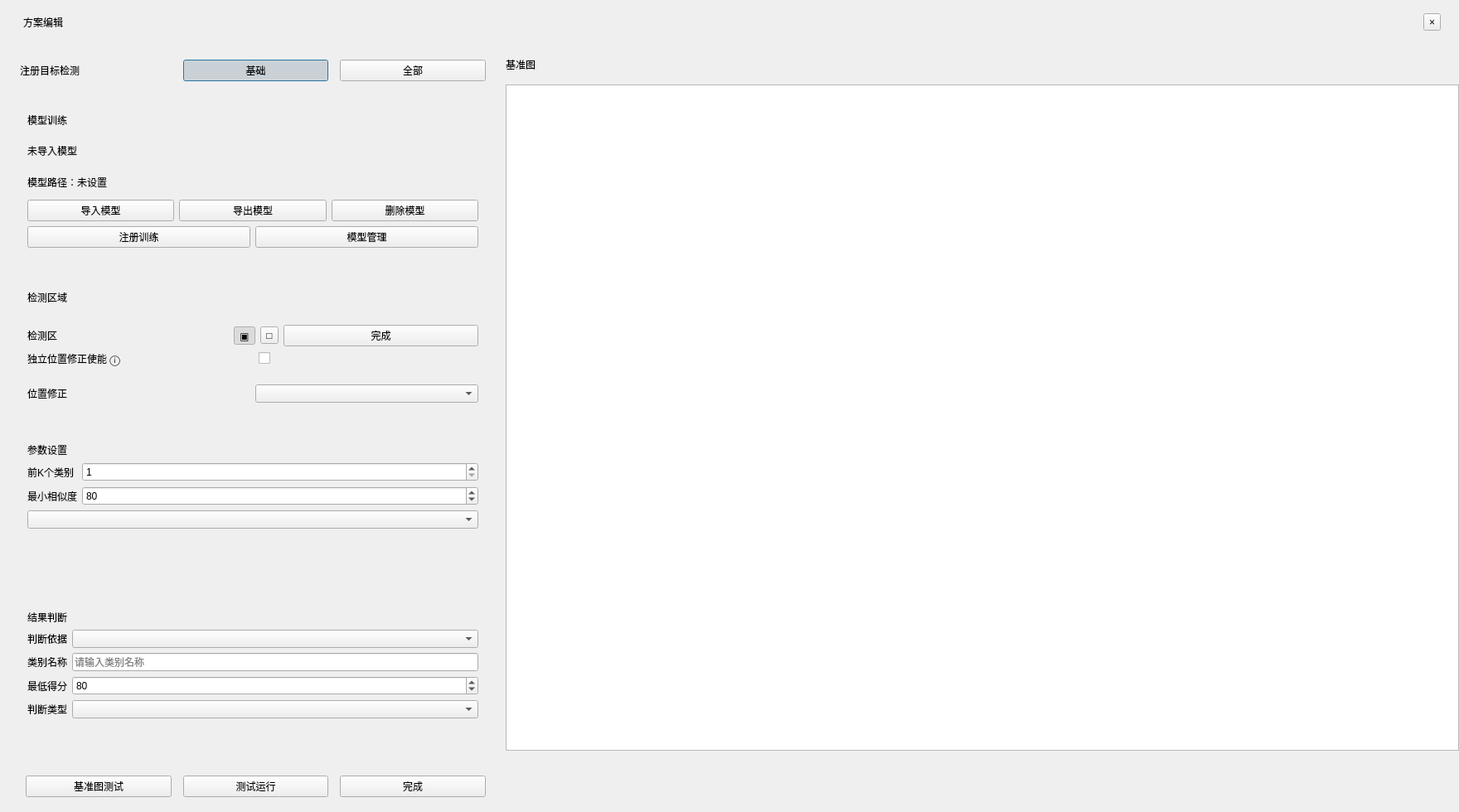
<?xml version="1.0" encoding="UTF-8"?>
<ui version="4.0">
 <class>RegisteredClassificationDetectionDialog</class>
 <widget class="QDialog" name="RegisteredClassificationDetectionDialog">
  <property name="geometry"><rect><x>0</x><y>0</y><width>1760</width><height>980</height></rect></property><property name="windowTitle"><string>方案编辑 - 注册目标检测</string></property>
  <layout class="QVBoxLayout" name="rootLayout"><property name="spacing"><number>0</number></property><property name="leftMargin"><number>0</number></property><property name="topMargin"><number>0</number></property><property name="rightMargin"><number>0</number></property><property name="bottomMargin"><number>0</number></property>
   <item><widget class="QFrame" name="setupTopBar"><property name="minimumSize"><size><width>0</width><height>54</height></size></property><property name="maximumSize"><size><width>16777215</width><height>54</height></size></property><layout class="QHBoxLayout" name="headerLayout"><property name="leftMargin"><number>28</number></property><property name="rightMargin"><number>22</number></property><item><widget class="QLabel" name="setupWindowTitleLabel"><property name="text"><string>方案编辑</string></property></widget></item><item><spacer name="headerSpacer"><property name="orientation"><enum>Qt::Horizontal</enum></property></spacer></item><item><widget class="QToolButton" name="registeredClassificationDetectionCloseButton"><property name="text"><string>×</string></property><property name="actionRole" stdset="0"><string>windowClose</string></property></widget></item></layout></widget></item>
   <item><layout class="QHBoxLayout" name="contentLayout"><property name="spacing"><number>0</number></property>
    <item><widget class="QFrame" name="setupEditorPanel"><property name="minimumSize"><size><width>610</width><height>0</height></size></property><property name="maximumSize"><size><width>610</width><height>16777215</height></size></property><layout class="QVBoxLayout" name="leftLayout"><property name="leftMargin"><number>24</number></property><property name="topMargin"><number>18</number></property><property name="rightMargin"><number>24</number></property><property name="bottomMargin"><number>18</number></property><property name="spacing"><number>14</number></property>
     <item><layout class="QHBoxLayout" name="titleLayout"><item><widget class="QLabel" name="editorTitleLabel"><property name="text"><string>注册目标检测</string></property></widget></item><item><spacer name="titleSpacer"><property name="orientation"><enum>Qt::Horizontal</enum></property></spacer></item><item><widget class="QPushButton" name="basicSegmentButton"><property name="text"><string>基础</string></property><property name="checkable"><bool>true</bool></property><property name="checked"><bool>true</bool></property></widget></item><item><widget class="QPushButton" name="allSegmentButton"><property name="text"><string>全部</string></property><property name="checkable"><bool>true</bool></property></widget></item></layout></item>
     <item><widget class="QScrollArea" name="paramsScrollArea"><property name="frameShape"><enum>QFrame::NoFrame</enum></property><property name="widgetResizable"><bool>true</bool></property><widget class="QWidget" name="paramsScrollContents"><layout class="QVBoxLayout" name="paramsLayout"><property name="leftMargin"><number>0</number></property><property name="topMargin"><number>8</number></property><property name="rightMargin"><number>0</number></property><property name="bottomMargin"><number>0</number></property><property name="spacing"><number>14</number></property>
      <item><widget class="QFrame" name="modelCard"><property name="panelRole" stdset="0"><string>configCard</string></property><layout class="QVBoxLayout" name="modelLayout"><item><widget class="QLabel" name="modelTitleLabel"><property name="text"><string>模型训练</string></property><property name="role" stdset="0"><string>cardTitle</string></property></widget></item><item><widget class="QLabel" name="modelNameLabel"><property name="text"><string>未导入模型</string></property></widget></item><item><widget class="QLabel" name="modelPathLabel"><property name="text"><string>模型路径：未设置</string></property><property name="wordWrap"><bool>true</bool></property></widget></item><item><layout class="QHBoxLayout" name="modelButtons"><item><widget class="QPushButton" name="importModelButton"><property name="text"><string>导入模型</string></property><property name="actionRole" stdset="0"><string>secondary</string></property></widget></item><item><widget class="QPushButton" name="exportModelButton"><property name="text"><string>导出模型</string></property><property name="actionRole" stdset="0"><string>secondary</string></property></widget></item><item><widget class="QPushButton" name="deleteModelButton"><property name="text"><string>删除模型</string></property><property name="actionRole" stdset="0"><string>secondary</string></property></widget></item></layout></item><item><layout class="QHBoxLayout" name="trainingButtons"><item><widget class="QPushButton" name="registerTrainingButton"><property name="text"><string>注册训练</string></property><property name="actionRole" stdset="0"><string>secondary</string></property></widget></item><item><widget class="QPushButton" name="modelManagementButton"><property name="text"><string>模型管理</string></property><property name="actionRole" stdset="0"><string>secondary</string></property></widget></item></layout></item></layout></widget></item>
      <item><widget class="QFrame" name="detectCard"><property name="panelRole" stdset="0"><string>configCard</string></property><layout class="QVBoxLayout" name="detectLayout"><item><widget class="QLabel" name="detectTitleLabel"><property name="text"><string>检测区域</string></property><property name="role" stdset="0"><string>cardTitle</string></property></widget></item><item><layout class="QHBoxLayout" name="regionLayout"><item><widget class="QLabel" name="regionLabel"><property name="text"><string>检测区</string></property><property name="role" stdset="0"><string>rowField</string></property></widget></item><item><spacer name="regionSpacer"><property name="orientation"><enum>Qt::Horizontal</enum></property></spacer></item><item><widget class="QToolButton" name="globalRegionButton"><property name="text"><string>▣</string></property><property name="toolTip"><string>全屏检测</string></property><property name="checkable"><bool>true</bool></property><property name="checked"><bool>true</bool></property><property name="actionRole" stdset="0"><string>toolbarIcon</string></property></widget></item><item><widget class="QToolButton" name="rectRegionButton"><property name="text"><string>□</string></property><property name="toolTip"><string>矩形检测区域</string></property><property name="checkable"><bool>true</bool></property><property name="actionRole" stdset="0"><string>toolbarIcon</string></property></widget></item><item><widget class="QPushButton" name="roiFinishButton"><property name="text"><string>完成</string></property><property name="actionRole" stdset="0"><string>secondary</string></property></widget></item></layout></item><item><layout class="QHBoxLayout" name="positionEnableLayout"><item><widget class="QLabel" name="positionEnableLabel"><property name="text"><string>独立位置修正使能 ⓘ</string></property></widget></item><item><spacer name="positionEnableSpacer"><property name="orientation"><enum>Qt::Horizontal</enum></property></spacer></item><item><widget class="QCheckBox" name="positionCorrectionSwitch"/></item></layout></item><item><widget class="QWidget" name="positionSourceRow"><layout class="QHBoxLayout" name="positionSourceLayout"><property name="leftMargin"><number>0</number></property><property name="topMargin"><number>0</number></property><property name="rightMargin"><number>0</number></property><property name="bottomMargin"><number>0</number></property><item><widget class="QLabel" name="positionSourceLabel"><property name="minimumSize"><size><width>118</width><height>0</height></size></property><property name="text"><string>位置修正</string></property><property name="role" stdset="0"><string>rowField</string></property></widget></item><item><widget class="QComboBox" name="positionSourceComboBox"/></item></layout></widget></item></layout></widget></item>
      <item><widget class="QFrame" name="advancedCard"><property name="panelRole" stdset="0"><string>configCard</string></property><layout class="QFormLayout" name="advancedLayout"><item row="0" column="0" colspan="2"><widget class="QLabel" name="advancedTitleLabel"><property name="text"><string>参数设置</string></property><property name="role" stdset="0"><string>cardTitle</string></property></widget></item><item row="1" column="0"><widget class="QLabel" name="topKLabel"><property name="text"><string>前K个类别</string></property><property name="role" stdset="0"><string>rowField</string></property></widget></item><item row="1" column="1"><widget class="QSpinBox" name="topKSpinBox"><property name="minimum"><number>1</number></property><property name="maximum"><number>10</number></property></widget></item><item row="2" column="0"><widget class="QLabel" name="minSimilarityLabel"><property name="text"><string>最小相似度</string></property><property name="role" stdset="0"><string>rowField</string></property></widget></item><item row="2" column="1"><widget class="QSpinBox" name="minSimilaritySpinBox"><property name="maximum"><number>100</number></property><property name="value"><number>80</number></property></widget></item><item row="3" column="0" colspan="2"><widget class="QComboBox" name="modelTypeComboBox"><property name="visible"><bool>false</bool></property></widget></item></layout></widget></item>
      <item><widget class="QFrame" name="judgeCard"><property name="panelRole" stdset="0"><string>configCard</string></property><layout class="QFormLayout" name="judgeLayout"><item row="0" column="0" colspan="2"><widget class="QLabel" name="judgeTitleLabel"><property name="text"><string>结果判断</string></property><property name="role" stdset="0"><string>cardTitle</string></property></widget></item><item row="1" column="0"><widget class="QLabel" name="resultBasisLabel"><property name="text"><string>判断依据</string></property><property name="role" stdset="0"><string>rowField</string></property></widget></item><item row="1" column="1"><widget class="QComboBox" name="resultBasisComboBox"/></item><item row="2" column="0"><widget class="QLabel" name="expectedLabelLabel"><property name="text"><string>类别名称</string></property><property name="role" stdset="0"><string>rowField</string></property></widget></item><item row="2" column="1"><widget class="QLineEdit" name="expectedLabelLineEdit"><property name="placeholderText"><string>请输入类别名称</string></property></widget></item><item row="3" column="0"><widget class="QLabel" name="minScoreLabel"><property name="text"><string>最低得分</string></property><property name="role" stdset="0"><string>rowField</string></property></widget></item><item row="3" column="1"><widget class="QSpinBox" name="minScoreSpinBox"><property name="maximum"><number>100</number></property><property name="value"><number>80</number></property></widget></item><item row="4" column="0"><widget class="QLabel" name="judgeTypeLabel"><property name="text"><string>判断类型</string></property><property name="role" stdset="0"><string>rowField</string></property></widget></item><item row="4" column="1"><widget class="QComboBox" name="judgeTypeComboBox"/></item></layout></widget></item><item><spacer name="paramsSpacer"><property name="orientation"><enum>Qt::Vertical</enum></property></spacer></item>
     </layout></widget></widget></item>
     <item><layout class="QHBoxLayout" name="bottomLayout"><item><spacer name="bottomSpacer"><property name="orientation"><enum>Qt::Horizontal</enum></property></spacer></item><item><widget class="QPushButton" name="referenceTestButton"><property name="text"><string>基准图测试</string></property></widget></item><item><widget class="QPushButton" name="testRunButton"><property name="text"><string>测试运行</string></property></widget></item><item><widget class="QPushButton" name="finishButton"><property name="text"><string>完成</string></property><property name="actionRole" stdset="0"><string>testPrimary</string></property></widget></item></layout></item>
    </layout></widget></item>
    <item><widget class="QFrame" name="previewPanel"><layout class="QVBoxLayout" name="previewLayout"><property name="spacing"><number>0</number></property><property name="leftMargin"><number>0</number></property><property name="topMargin"><number>0</number></property><property name="rightMargin"><number>0</number></property><property name="bottomMargin"><number>0</number></property><item><widget class="QLabel" name="viewerTitleLabel"><property name="minimumSize"><size><width>0</width><height>48</height></size></property><property name="text"><string>基准图</string></property><property name="margin"><number>18</number></property></widget></item><item><widget class="QGraphicsView" name="previewGraphicsView"/></item><item><widget class="QLabel" name="viewerStatusLabel"><property name="minimumSize"><size><width>0</width><height>42</height></size></property><property name="margin"><number>18</number></property></widget></item><item><widget class="QLabel" name="viewerCursorLabel"><property name="minimumSize"><size><width>0</width><height>32</height></size></property><property name="alignment"><set>Qt::AlignRight|Qt::AlignVCenter</set></property><property name="margin"><number>18</number></property></widget></item></layout></widget></item>
   </layout></item>
  </layout>
 </widget><resources/><connections/>
</ui>
